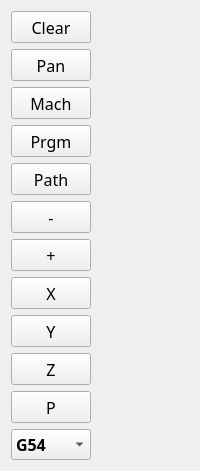
               <widget class="QWidget" name="horizontalWidget" native="true">
                <property name="sizePolicy">
                 <sizepolicy hsizetype="Maximum" vsizetype="Preferred">
                  <horstretch>0</horstretch>
                  <verstretch>0</verstretch>
                 </sizepolicy>
                </property>
                <property name="minimumSize">
                 <size>
                  <width>60</width>
                  <height>0</height>
                 </size>
                </property>
                <property name="sizeIncrement">
                 <size>
                  <width>0</width>
                  <height>0</height>
                 </size>
                </property>
                <property name="font">
                 <font>
                  <family>3270 Semi-Condensed</family>
                  <pointsize>12</pointsize>
                  <bold>false</bold>
                 </font>
                </property>
                <property name="layoutDirection">
                 <enum>Qt::LayoutDirection::LeftToRight</enum>
                </property>
                <layout class="QVBoxLayout" name="verticalLayout_6">
                 <item>
                  <widget class="QPushButton" name="clear_view">
                   <property name="sizePolicy">
                    <sizepolicy hsizetype="Preferred" vsizetype="Preferred">
                     <horstretch>0</horstretch>
                     <verstretch>0</verstretch>
                    </sizepolicy>
                   </property>
                   <property name="minimumSize">
                    <size>
                     <width>64</width>
                     <height>32</height>
                    </size>
                   </property>
                   <property name="maximumSize">
                    <size>
                     <width>80</width>
                     <height>16777215</height>
                    </size>
                   </property>
                   <property name="font">
                    <font>
                     <family>3270 Semi-Condensed</family>
                     <pointsize>12</pointsize>
                     <fontweight>DemiBold</fontweight>
                    </font>
                   </property>
                   <property name="text">
                    <string>Clear</string>
                   </property>
                  </widget>
                 </item>
                 <item>
                  <widget class="QPushButton" name="pan_view">
                   <property name="sizePolicy">
                    <sizepolicy hsizetype="Preferred" vsizetype="Preferred">
                     <horstretch>0</horstretch>
                     <verstretch>0</verstretch>
                    </sizepolicy>
                   </property>
                   <property name="minimumSize">
                    <size>
                     <width>64</width>
                     <height>32</height>
                    </size>
                   </property>
                   <property name="maximumSize">
                    <size>
                     <width>80</width>
                     <height>16777215</height>
                    </size>
                   </property>
                   <property name="font">
                    <font>
                     <family>3270 Semi-Condensed</family>
                     <pointsize>12</pointsize>
                     <fontweight>DemiBold</fontweight>
                    </font>
                   </property>
                   <property name="text">
                    <string>Pan</string>
                   </property>
                   <property name="checkable">
                    <bool>true</bool>
                   </property>
                   <property name="checked">
                    <bool>false</bool>
                   </property>
                  </widget>
                 </item>
                 <item>
                  <widget class="QPushButton" name="machine_view">
                   <property name="sizePolicy">
                    <sizepolicy hsizetype="Preferred" vsizetype="Preferred">
                     <horstretch>0</horstretch>
                     <verstretch>0</verstretch>
                    </sizepolicy>
                   </property>
                   <property name="minimumSize">
                    <size>
                     <width>64</width>
                     <height>32</height>
                    </size>
                   </property>
                   <property name="maximumSize">
                    <size>
                     <width>80</width>
                     <height>16777215</height>
                    </size>
                   </property>
                   <property name="font">
                    <font>
                     <family>3270 Semi-Condensed</family>
                     <pointsize>12</pointsize>
                     <fontweight>DemiBold</fontweight>
                    </font>
                   </property>
                   <property name="text">
                    <string>Mach</string>
                   </property>
                  </widget>
                 </item>
                 <item>
                  <widget class="QPushButton" name="program_view">
                   <property name="sizePolicy">
                    <sizepolicy hsizetype="Preferred" vsizetype="Preferred">
                     <horstretch>0</horstretch>
                     <verstretch>0</verstretch>
                    </sizepolicy>
                   </property>
                   <property name="minimumSize">
                    <size>
                     <width>64</width>
                     <height>32</height>
                    </size>
                   </property>
                   <property name="maximumSize">
                    <size>
                     <width>80</width>
                     <height>16777215</height>
                    </size>
                   </property>
                   <property name="font">
                    <font>
                     <family>3270 Semi-Condensed</family>
                     <pointsize>12</pointsize>
                     <fontweight>DemiBold</fontweight>
                    </font>
                   </property>
                   <property name="text">
                    <string>Prgm</string>
                   </property>
                   <property name="checkable">
                    <bool>false</bool>
                   </property>
                   <property name="autoExclusive">
                    <bool>false</bool>
                   </property>
                  </widget>
                 </item>
                 <item>
                  <widget class="QPushButton" name="path_view">
                   <property name="sizePolicy">
                    <sizepolicy hsizetype="Preferred" vsizetype="Preferred">
                     <horstretch>0</horstretch>
                     <verstretch>0</verstretch>
                    </sizepolicy>
                   </property>
                   <property name="minimumSize">
                    <size>
                     <width>64</width>
                     <height>32</height>
                    </size>
                   </property>
                   <property name="maximumSize">
                    <size>
                     <width>80</width>
                     <height>16777215</height>
                    </size>
                   </property>
                   <property name="font">
                    <font>
                     <family>3270 Semi-Condensed</family>
                     <pointsize>12</pointsize>
                     <fontweight>DemiBold</fontweight>
                    </font>
                   </property>
                   <property name="text">
                    <string>Path</string>
                   </property>
                  </widget>
                 </item>
                 <item>
                  <widget class="QPushButton" name="zoom_out">
                   <property name="sizePolicy">
                    <sizepolicy hsizetype="Preferred" vsizetype="Preferred">
                     <horstretch>0</horstretch>
                     <verstretch>0</verstretch>
                    </sizepolicy>
                   </property>
                   <property name="minimumSize">
                    <size>
                     <width>64</width>
                     <height>32</height>
                    </size>
                   </property>
                   <property name="maximumSize">
                    <size>
                     <width>80</width>
                     <height>16777215</height>
                    </size>
                   </property>
                   <property name="font">
                    <font>
                     <family>3270 Semi-Condensed</family>
                     <pointsize>12</pointsize>
                     <fontweight>DemiBold</fontweight>
                    </font>
                   </property>
                   <property name="text">
                    <string>-</string>
                   </property>
                  </widget>
                 </item>
                 <item>
                  <widget class="QPushButton" name="zoom_in">
                   <property name="sizePolicy">
                    <sizepolicy hsizetype="Preferred" vsizetype="Preferred">
                     <horstretch>0</horstretch>
                     <verstretch>0</verstretch>
                    </sizepolicy>
                   </property>
                   <property name="minimumSize">
                    <size>
                     <width>64</width>
                     <height>32</height>
                    </size>
                   </property>
                   <property name="maximumSize">
                    <size>
                     <width>80</width>
                     <height>16777215</height>
                    </size>
                   </property>
                   <property name="font">
                    <font>
                     <family>3270 Semi-Condensed</family>
                     <pointsize>12</pointsize>
                     <fontweight>DemiBold</fontweight>
                    </font>
                   </property>
                   <property name="text">
                    <string>+</string>
                   </property>
                  </widget>
                 </item>
                 <item>
                  <widget class="QPushButton" name="plotX">
                   <property name="sizePolicy">
                    <sizepolicy hsizetype="Preferred" vsizetype="Preferred">
                     <horstretch>0</horstretch>
                     <verstretch>0</verstretch>
                    </sizepolicy>
                   </property>
                   <property name="minimumSize">
                    <size>
                     <width>64</width>
                     <height>32</height>
                    </size>
                   </property>
                   <property name="maximumSize">
                    <size>
                     <width>80</width>
                     <height>16777215</height>
                    </size>
                   </property>
                   <property name="font">
                    <font>
                     <family>3270 Semi-Condensed</family>
                     <pointsize>12</pointsize>
                     <fontweight>DemiBold</fontweight>
                    </font>
                   </property>
                   <property name="text">
                    <string>X</string>
                   </property>
                   <property name="checkable">
                    <bool>false</bool>
                   </property>
                   <property name="autoExclusive">
                    <bool>false</bool>
                   </property>
                  </widget>
                 </item>
                 <item>
                  <widget class="QPushButton" name="plotY">
                   <property name="sizePolicy">
                    <sizepolicy hsizetype="Preferred" vsizetype="Preferred">
                     <horstretch>0</horstretch>
                     <verstretch>0</verstretch>
                    </sizepolicy>
                   </property>
                   <property name="minimumSize">
                    <size>
                     <width>64</width>
                     <height>32</height>
                    </size>
                   </property>
                   <property name="maximumSize">
                    <size>
                     <width>80</width>
                     <height>16777215</height>
                    </size>
                   </property>
                   <property name="font">
                    <font>
                     <family>3270 Semi-Condensed</family>
                     <pointsize>12</pointsize>
                     <fontweight>DemiBold</fontweight>
                    </font>
                   </property>
                   <property name="text">
                    <string>Y</string>
                   </property>
                   <property name="checkable">
                    <bool>false</bool>
                   </property>
                   <property name="autoExclusive">
                    <bool>false</bool>
                   </property>
                  </widget>
                 </item>
                 <item>
                  <widget class="QPushButton" name="plotZ">
                   <property name="sizePolicy">
                    <sizepolicy hsizetype="Preferred" vsizetype="Preferred">
                     <horstretch>0</horstretch>
                     <verstretch>0</verstretch>
                    </sizepolicy>
                   </property>
                   <property name="minimumSize">
                    <size>
                     <width>64</width>
                     <height>32</height>
                    </size>
                   </property>
                   <property name="maximumSize">
                    <size>
                     <width>80</width>
                     <height>16777215</height>
                    </size>
                   </property>
                   <property name="font">
                    <font>
                     <family>3270 Semi-Condensed</family>
                     <pointsize>12</pointsize>
                     <fontweight>DemiBold</fontweight>
                    </font>
                   </property>
                   <property name="text">
                    <string>Z</string>
                   </property>
                   <property name="checkable">
                    <bool>false</bool>
                   </property>
                   <property name="checked">
                    <bool>false</bool>
                   </property>
                   <property name="autoExclusive">
                    <bool>false</bool>
                   </property>
                  </widget>
                 </item>
                 <item>
                  <widget class="QPushButton" name="plotP">
                   <property name="sizePolicy">
                    <sizepolicy hsizetype="Preferred" vsizetype="Preferred">
                     <horstretch>0</horstretch>
                     <verstretch>0</verstretch>
                    </sizepolicy>
                   </property>
                   <property name="minimumSize">
                    <size>
                     <width>64</width>
                     <height>32</height>
                    </size>
                   </property>
                   <property name="maximumSize">
                    <size>
                     <width>80</width>
                     <height>16777215</height>
                    </size>
                   </property>
                   <property name="font">
                    <font>
                     <family>3270 Semi-Condensed</family>
                     <pointsize>12</pointsize>
                     <fontweight>DemiBold</fontweight>
                    </font>
                   </property>
                   <property name="text">
                    <string>P</string>
                   </property>
                   <property name="checkable">
                    <bool>false</bool>
                   </property>
                   <property name="autoExclusive">
                    <bool>false</bool>
                   </property>
                  </widget>
                 </item>
                 <item>
                  <widget class="ActionComboBox" name="actioncombobox">
                   <property name="maximumSize">
                    <size>
                     <width>80</width>
                     <height>16777215</height>
                    </size>
                   </property>
                   <property name="font">
                    <font>
                     <family>3270 Semi-Condensed</family>
                     <pointsize>12</pointsize>
                     <bold>true</bold>
                    </font>
                   </property>
                   <property name="layoutDirection">
                    <enum>Qt::LayoutDirection::LeftToRight</enum>
                   </property>
                   <property name="maxVisibleItems">
                    <number>10</number>
                   </property>
                   <property name="actionName" stdset="0">
                    <string>machine.set-work-coord</string>
                   </property>
                   <item>
                    <property name="text">
                     <string>G54</string>
                    </property>
                   </item>
                   <item>
                    <property name="text">
                     <string>G55</string>
                    </property>
                   </item>
                   <item>
                    <property name="text">
                     <string>G56</string>
                    </property>
                   </item>
                   <item>
                    <property name="text">
                     <string>G57</string>
                    </property>
                   </item>
                   <item>
                    <property name="text">
                     <string>G58</string>
                    </property>
                   </item>
                   <item>
                    <property name="text">
                     <string>G59</string>
                    </property>
                   </item>
                   <item>
                    <property name="text">
                     <string>G59.1</string>
                    </property>
                   </item>
                   <item>
                    <property name="text">
                     <string>G59.2</string>
                    </property>
                   </item>
                   <item>
                    <property name="text">
                     <string>G59.3</string>
                    </property>
                   </item>
                  </widget>
                 </item>
                </layout>
               </widget>
